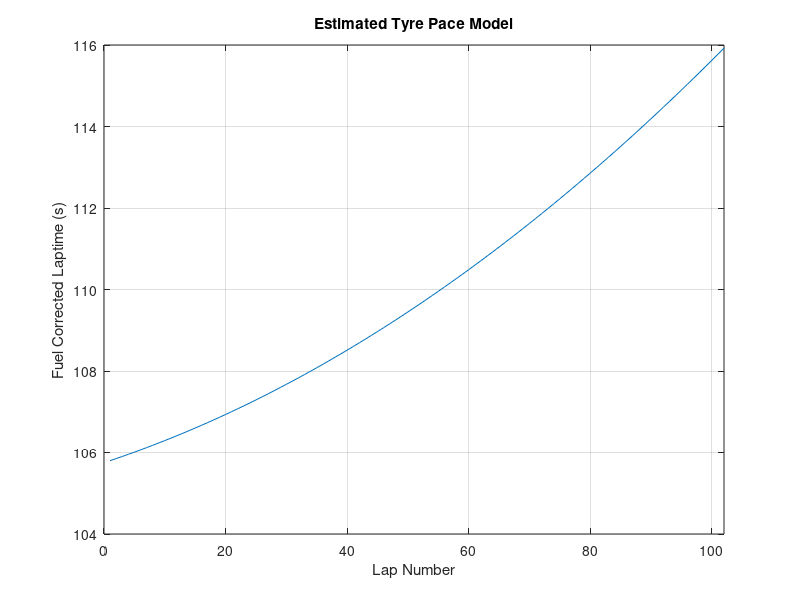
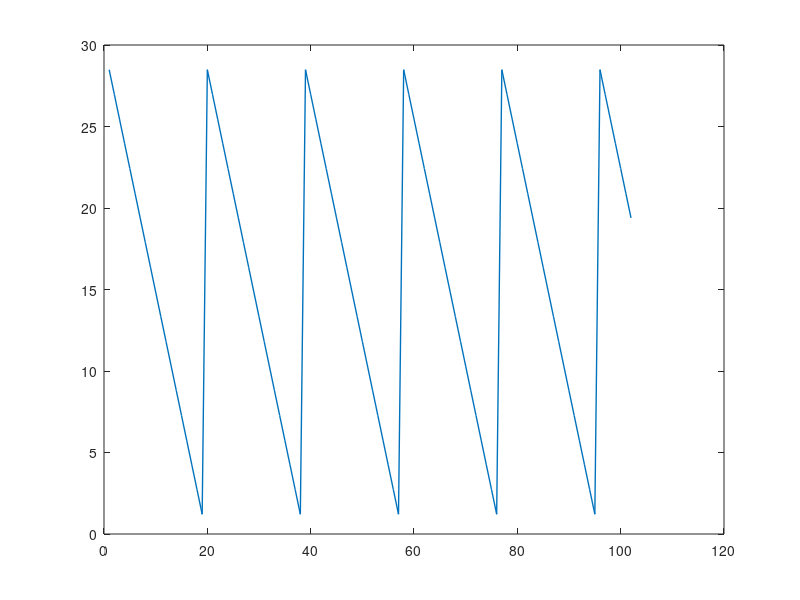

Source code (MATLAB) for these figures, in order: (Note: this script raises an error after producing the figures.)
%% Race Strategy Modelling for Mini-Endurance Races (2-3 Hours)

totalLapNumber = 102; % laps estimated for Cadwell Endurance round (3hours)
lapNumber = 1:totalLapNumber;

%% Refuelling Stops Required

fuelTankVolume = 30; % L fuel tank size
fuelDensity = 0.75; % kg/l
fuelTankMass_kg = fuelTankVolume .* fuelDensity;  % kg
engineConsumption = 29; % kg/h

raceDuration = 3; % hours
raceDuration_sec = 3*60*60; % seconds

totalFuelRequired_kg = engineConsumption * raceDuration; % kg
totalFuelRequired_l = totalFuelRequired_kg / fuelDensity; % litres

refuelsRequired = totalFuelRequired_l / fuelTankVolume;

%% Fuel-Burn Laptime Correction

initialLaptime = 105.8;   %seconds

timePerKg = 0.035;   % seconds of laptime gain per kg fuel used
fuelBurnPerLap_kg = (totalFuelRequired_l / raceDuration_sec) .* initialLaptime; % kg/lap Fuel burn per lap approximation
fuelBurnPerLap_l = fuelBurnPerLap_kg / fuelDensity; % litres

fuelCorrectionFactor = fuelBurnPerLap_kg .* timePerKg;  % seconds/lap

fuelLapCorrections = fuelCorrectionFactor .* (lapNumber-1);

%% Tyre Wear Forecast

tyreWearFactor = linspace(0.09,0.14,totalLapNumber);  %seconds

tyreAge = 1:totalLapNumber; %laps

%% Laptime Forecast

tyreDegModelLaptime = initialLaptime + (tyreWearFactor .* (tyreAge-1)) - fuelLapCorrections(lapNumber);

%% Pitstop Duration

refuelRate = 3; %L/s
fullTankFillTime = fuelTankVolume/refuelRate; %time for full refuel while stationary from empty

tyreChangeTime = 40; %s time cost while stationary changing tyres

pitLaneTime = 15; %s time cost in driving through pits

%% Plot Laptime Progression due to Tyre Wear and Fuel Burn

% Visualising the laptime dropoff under the assumption of no pitstops,
% refuelling or tyre changes.

plot(lapNumber,tyreDegModelLaptime)
xlabel("Lap Number")
ylabel("Fuel Corrected Laptime (s)")
xlim([0 totalLapNumber])
% ylim([initialLaptime max(predictedLaptime)])
title("Estimated Tyre Pace Model")
grid on

%% Monitor Fuel Remaining in Tank

% fuelRemaining_l = fuelTankVolume - (fuelBurnPerLap_kg / fuelDensity) .* lapNumber;

% If fuel remaining in tank < fuel required to complete a lap: pitstop
% (refuelling)
% If pitstop (refuelling only), then laptime for that lap is + refuel time and pitlane time.
% If pitstop (refuelling+tyres), then laptime for that lap is + tyre change time and pitlane time.

lapTime = zeros(1,totalLapNumber);

fuelRemaining_l = zeros(1,totalLapNumber);
numberOfPitstops = 0;

for i = 1:totalLapNumber
    if i == 1
        fuelRemaining_l(i) = fuelTankVolume - fuelBurnPerLap_l;
    elseif i~=1 && fuelRemaining_l(i-1) >= fuelBurnPerLap_l
        fuelRemaining_l(i) = fuelRemaining_l(i-1) - fuelBurnPerLap_l;
    end
    lapTime(i) = lapTime(i) + initialLaptime + (tyreWearFactor(i) .* (tyreAge(i)-1)) - ((fuelTankVolume - fuelRemaining_l(i)) .* fuelDensity .* timePerKg);
    if fuelRemaining_l(i) < fuelBurnPerLap_l
        numberOfPitstops = numberOfPitstops + 1;
        fuelRemaining_l(i+1) = fuelTankVolume - fuelBurnPerLap_l;
        lapTime(i+1) = pitLaneTime + (fuelTankVolume-fuelRemaining_l(i))/refuelRate;
    end
end

%% Sum Laptimes to Find Actual Laps Completed in Race Duration

cumulativeRaceTime = cumsum(lapTime);
lapsComplete = 0;

for i = 1:length(cumulativeRaceTime)
    if lapsComplete == 0
        if cumulativeRaceTime(i) > raceDuration_sec
            lapsComplete = i;
        end
    end
end

%% Plot Fuel Level

figure(2)
plot(lapNumber, fuelRemaining_l,"LineWidth",1)
hold on
xline(lapsComplete,"LineWidth",1)
xlabel('Lap Number')
ylabel('Fuel Remaining in Tank (Litres)')
xlim([1,totalLapNumber])
title('Full Race Distance Fuel Quantity')
grid on
hold off

%% Plot Laptimes

figure(3)
plot(lapNumber, lapTime,"LineWidth",1)
hold on
xline(lapsComplete,"LineWidth",1)
xlabel('Lap Number')
ylabel('Laptimes (s)')
xlim([1,totalLapNumber])
xticks(0:5:105)
%yticks(105:2.5:120)
title('Full Race Laptimes')
grid on
hold off

%% Gapper Plot with Calcs to Reference Average Laptime

lapTimesCompleted = lapTime(1:lapsComplete);
isoAvgLapTime = cumulativeRaceTime(lapsComplete)/lapsComplete;

isoPace = cumsum(ones(1, length(lapTimesCompleted)) .* isoAvgLapTime);
isoPaceDelta = cumulativeRaceTime(1:lapsComplete) - isoPace;

figure(4)
plot(1:lapsComplete,isoPaceDelta,"LineWidth",1)
title('Endurance Race Laptime Delta to Reference Average Laptime')
xlabel('Lap Number')
ylabel('Delta to Average (s)')
grid on
xlim([1,lapsComplete])